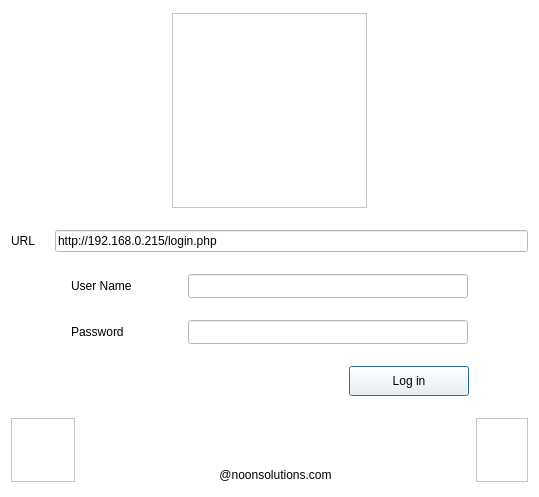
<?xml version="1.0" encoding="UTF-8"?>
<ui version="4.0">
 <class>Dialog</class>
 <widget class="QDialog" name="Dialog">
  <property name="geometry">
   <rect>
    <x>0</x>
    <y>0</y>
    <width>539</width>
    <height>497</height>
   </rect>
  </property>
  <property name="palette">
   <palette>
    <active>
     <colorrole role="WindowText">
      <brush brushstyle="SolidPattern">
       <color alpha="255">
        <red>0</red>
        <green>0</green>
        <blue>0</blue>
       </color>
      </brush>
     </colorrole>
     <colorrole role="Button">
      <brush brushstyle="SolidPattern">
       <color alpha="255">
        <red>255</red>
        <green>255</green>
        <blue>255</blue>
       </color>
      </brush>
     </colorrole>
     <colorrole role="Light">
      <brush brushstyle="SolidPattern">
       <color alpha="255">
        <red>255</red>
        <green>255</green>
        <blue>255</blue>
       </color>
      </brush>
     </colorrole>
     <colorrole role="Midlight">
      <brush brushstyle="SolidPattern">
       <color alpha="255">
        <red>255</red>
        <green>255</green>
        <blue>255</blue>
       </color>
      </brush>
     </colorrole>
     <colorrole role="Dark">
      <brush brushstyle="SolidPattern">
       <color alpha="255">
        <red>127</red>
        <green>127</green>
        <blue>127</blue>
       </color>
      </brush>
     </colorrole>
     <colorrole role="Mid">
      <brush brushstyle="SolidPattern">
       <color alpha="255">
        <red>170</red>
        <green>170</green>
        <blue>170</blue>
       </color>
      </brush>
     </colorrole>
     <colorrole role="Text">
      <brush brushstyle="SolidPattern">
       <color alpha="255">
        <red>0</red>
        <green>0</green>
        <blue>0</blue>
       </color>
      </brush>
     </colorrole>
     <colorrole role="BrightText">
      <brush brushstyle="SolidPattern">
       <color alpha="255">
        <red>255</red>
        <green>255</green>
        <blue>255</blue>
       </color>
      </brush>
     </colorrole>
     <colorrole role="ButtonText">
      <brush brushstyle="SolidPattern">
       <color alpha="255">
        <red>0</red>
        <green>0</green>
        <blue>0</blue>
       </color>
      </brush>
     </colorrole>
     <colorrole role="Base">
      <brush brushstyle="SolidPattern">
       <color alpha="255">
        <red>255</red>
        <green>255</green>
        <blue>255</blue>
       </color>
      </brush>
     </colorrole>
     <colorrole role="Window">
      <brush brushstyle="SolidPattern">
       <color alpha="255">
        <red>255</red>
        <green>255</green>
        <blue>255</blue>
       </color>
      </brush>
     </colorrole>
     <colorrole role="Shadow">
      <brush brushstyle="SolidPattern">
       <color alpha="255">
        <red>0</red>
        <green>0</green>
        <blue>0</blue>
       </color>
      </brush>
     </colorrole>
     <colorrole role="AlternateBase">
      <brush brushstyle="SolidPattern">
       <color alpha="255">
        <red>255</red>
        <green>255</green>
        <blue>255</blue>
       </color>
      </brush>
     </colorrole>
     <colorrole role="ToolTipBase">
      <brush brushstyle="SolidPattern">
       <color alpha="255">
        <red>255</red>
        <green>255</green>
        <blue>220</blue>
       </color>
      </brush>
     </colorrole>
     <colorrole role="ToolTipText">
      <brush brushstyle="SolidPattern">
       <color alpha="255">
        <red>0</red>
        <green>0</green>
        <blue>0</blue>
       </color>
      </brush>
     </colorrole>
    </active>
    <inactive>
     <colorrole role="WindowText">
      <brush brushstyle="SolidPattern">
       <color alpha="255">
        <red>0</red>
        <green>0</green>
        <blue>0</blue>
       </color>
      </brush>
     </colorrole>
     <colorrole role="Button">
      <brush brushstyle="SolidPattern">
       <color alpha="255">
        <red>255</red>
        <green>255</green>
        <blue>255</blue>
       </color>
      </brush>
     </colorrole>
     <colorrole role="Light">
      <brush brushstyle="SolidPattern">
       <color alpha="255">
        <red>255</red>
        <green>255</green>
        <blue>255</blue>
       </color>
      </brush>
     </colorrole>
     <colorrole role="Midlight">
      <brush brushstyle="SolidPattern">
       <color alpha="255">
        <red>255</red>
        <green>255</green>
        <blue>255</blue>
       </color>
      </brush>
     </colorrole>
     <colorrole role="Dark">
      <brush brushstyle="SolidPattern">
       <color alpha="255">
        <red>127</red>
        <green>127</green>
        <blue>127</blue>
       </color>
      </brush>
     </colorrole>
     <colorrole role="Mid">
      <brush brushstyle="SolidPattern">
       <color alpha="255">
        <red>170</red>
        <green>170</green>
        <blue>170</blue>
       </color>
      </brush>
     </colorrole>
     <colorrole role="Text">
      <brush brushstyle="SolidPattern">
       <color alpha="255">
        <red>0</red>
        <green>0</green>
        <blue>0</blue>
       </color>
      </brush>
     </colorrole>
     <colorrole role="BrightText">
      <brush brushstyle="SolidPattern">
       <color alpha="255">
        <red>255</red>
        <green>255</green>
        <blue>255</blue>
       </color>
      </brush>
     </colorrole>
     <colorrole role="ButtonText">
      <brush brushstyle="SolidPattern">
       <color alpha="255">
        <red>0</red>
        <green>0</green>
        <blue>0</blue>
       </color>
      </brush>
     </colorrole>
     <colorrole role="Base">
      <brush brushstyle="SolidPattern">
       <color alpha="255">
        <red>255</red>
        <green>255</green>
        <blue>255</blue>
       </color>
      </brush>
     </colorrole>
     <colorrole role="Window">
      <brush brushstyle="SolidPattern">
       <color alpha="255">
        <red>255</red>
        <green>255</green>
        <blue>255</blue>
       </color>
      </brush>
     </colorrole>
     <colorrole role="Shadow">
      <brush brushstyle="SolidPattern">
       <color alpha="255">
        <red>0</red>
        <green>0</green>
        <blue>0</blue>
       </color>
      </brush>
     </colorrole>
     <colorrole role="AlternateBase">
      <brush brushstyle="SolidPattern">
       <color alpha="255">
        <red>255</red>
        <green>255</green>
        <blue>255</blue>
       </color>
      </brush>
     </colorrole>
     <colorrole role="ToolTipBase">
      <brush brushstyle="SolidPattern">
       <color alpha="255">
        <red>255</red>
        <green>255</green>
        <blue>220</blue>
       </color>
      </brush>
     </colorrole>
     <colorrole role="ToolTipText">
      <brush brushstyle="SolidPattern">
       <color alpha="255">
        <red>0</red>
        <green>0</green>
        <blue>0</blue>
       </color>
      </brush>
     </colorrole>
    </inactive>
    <disabled>
     <colorrole role="WindowText">
      <brush brushstyle="SolidPattern">
       <color alpha="255">
        <red>127</red>
        <green>127</green>
        <blue>127</blue>
       </color>
      </brush>
     </colorrole>
     <colorrole role="Button">
      <brush brushstyle="SolidPattern">
       <color alpha="255">
        <red>255</red>
        <green>255</green>
        <blue>255</blue>
       </color>
      </brush>
     </colorrole>
     <colorrole role="Light">
      <brush brushstyle="SolidPattern">
       <color alpha="255">
        <red>255</red>
        <green>255</green>
        <blue>255</blue>
       </color>
      </brush>
     </colorrole>
     <colorrole role="Midlight">
      <brush brushstyle="SolidPattern">
       <color alpha="255">
        <red>255</red>
        <green>255</green>
        <blue>255</blue>
       </color>
      </brush>
     </colorrole>
     <colorrole role="Dark">
      <brush brushstyle="SolidPattern">
       <color alpha="255">
        <red>127</red>
        <green>127</green>
        <blue>127</blue>
       </color>
      </brush>
     </colorrole>
     <colorrole role="Mid">
      <brush brushstyle="SolidPattern">
       <color alpha="255">
        <red>170</red>
        <green>170</green>
        <blue>170</blue>
       </color>
      </brush>
     </colorrole>
     <colorrole role="Text">
      <brush brushstyle="SolidPattern">
       <color alpha="255">
        <red>127</red>
        <green>127</green>
        <blue>127</blue>
       </color>
      </brush>
     </colorrole>
     <colorrole role="BrightText">
      <brush brushstyle="SolidPattern">
       <color alpha="255">
        <red>255</red>
        <green>255</green>
        <blue>255</blue>
       </color>
      </brush>
     </colorrole>
     <colorrole role="ButtonText">
      <brush brushstyle="SolidPattern">
       <color alpha="255">
        <red>127</red>
        <green>127</green>
        <blue>127</blue>
       </color>
      </brush>
     </colorrole>
     <colorrole role="Base">
      <brush brushstyle="SolidPattern">
       <color alpha="255">
        <red>255</red>
        <green>255</green>
        <blue>255</blue>
       </color>
      </brush>
     </colorrole>
     <colorrole role="Window">
      <brush brushstyle="SolidPattern">
       <color alpha="255">
        <red>255</red>
        <green>255</green>
        <blue>255</blue>
       </color>
      </brush>
     </colorrole>
     <colorrole role="Shadow">
      <brush brushstyle="SolidPattern">
       <color alpha="255">
        <red>0</red>
        <green>0</green>
        <blue>0</blue>
       </color>
      </brush>
     </colorrole>
     <colorrole role="AlternateBase">
      <brush brushstyle="SolidPattern">
       <color alpha="255">
        <red>255</red>
        <green>255</green>
        <blue>255</blue>
       </color>
      </brush>
     </colorrole>
     <colorrole role="ToolTipBase">
      <brush brushstyle="SolidPattern">
       <color alpha="255">
        <red>255</red>
        <green>255</green>
        <blue>220</blue>
       </color>
      </brush>
     </colorrole>
     <colorrole role="ToolTipText">
      <brush brushstyle="SolidPattern">
       <color alpha="255">
        <red>0</red>
        <green>0</green>
        <blue>0</blue>
       </color>
      </brush>
     </colorrole>
    </disabled>
   </palette>
  </property>
  <property name="windowTitle">
   <string>Dialog</string>
  </property>
  <property name="sizeGripEnabled">
   <bool>false</bool>
  </property>
  <layout class="QVBoxLayout" name="verticalLayout">
   <property name="spacing">
    <number>20</number>
   </property>
   <item>
    <layout class="QHBoxLayout" name="horizontalLayout">
     <item>
      <widget class="QFrame" name="frame">
       <property name="sizePolicy">
        <sizepolicy hsizetype="Fixed" vsizetype="Fixed">
         <horstretch>0</horstretch>
         <verstretch>0</verstretch>
        </sizepolicy>
       </property>
       <property name="minimumSize">
        <size>
         <width>195</width>
         <height>195</height>
        </size>
       </property>
       <property name="styleSheet">
        <string notr="true">border-image: url(:/plugin/logo_241.png);</string>
       </property>
       <property name="frameShape">
        <enum>QFrame::StyledPanel</enum>
       </property>
       <property name="frameShadow">
        <enum>QFrame::Raised</enum>
       </property>
      </widget>
     </item>
    </layout>
   </item>
   <item>
    <layout class="QHBoxLayout" name="horizontalLayout_6">
     <item>
      <widget class="QLabel" name="label_url">
       <property name="text">
        <string>URL</string>
       </property>
      </widget>
     </item>
     <item>
      <widget class="QLineEdit" name="lineEdit_url">
       <property name="text">
        <string>http://192.168.0.215/login.php</string>
       </property>
      </widget>
     </item>
    </layout>
   </item>
   <item>
    <layout class="QHBoxLayout" name="horizontalLayout_2">
     <property name="spacing">
      <number>20</number>
     </property>
     <item>
      <spacer name="horizontalSpacer_2">
       <property name="orientation">
        <enum>Qt::Horizontal</enum>
       </property>
       <property name="sizeType">
        <enum>QSizePolicy::Fixed</enum>
       </property>
       <property name="sizeHint" stdset="0">
        <size>
         <width>60</width>
         <height>20</height>
        </size>
       </property>
      </spacer>
     </item>
     <item>
      <widget class="QLabel" name="label">
       <property name="text">
        <string>User Name</string>
       </property>
      </widget>
     </item>
     <item>
      <widget class="QLineEdit" name="lineEdit">
       <property name="sizePolicy">
        <sizepolicy hsizetype="Fixed" vsizetype="Fixed">
         <horstretch>0</horstretch>
         <verstretch>0</verstretch>
        </sizepolicy>
       </property>
       <property name="minimumSize">
        <size>
         <width>280</width>
         <height>24</height>
        </size>
       </property>
      </widget>
     </item>
     <item>
      <spacer name="horizontalSpacer_3">
       <property name="orientation">
        <enum>Qt::Horizontal</enum>
       </property>
       <property name="sizeType">
        <enum>QSizePolicy::Fixed</enum>
       </property>
       <property name="sizeHint" stdset="0">
        <size>
         <width>60</width>
         <height>20</height>
        </size>
       </property>
      </spacer>
     </item>
    </layout>
   </item>
   <item>
    <layout class="QHBoxLayout" name="horizontalLayout_3">
     <property name="spacing">
      <number>20</number>
     </property>
     <item>
      <spacer name="horizontalSpacer_4">
       <property name="orientation">
        <enum>Qt::Horizontal</enum>
       </property>
       <property name="sizeType">
        <enum>QSizePolicy::Fixed</enum>
       </property>
       <property name="sizeHint" stdset="0">
        <size>
         <width>60</width>
         <height>20</height>
        </size>
       </property>
      </spacer>
     </item>
     <item>
      <widget class="QLabel" name="label_2">
       <property name="text">
        <string>Password  </string>
       </property>
      </widget>
     </item>
     <item>
      <widget class="QLineEdit" name="lineEdit_2">
       <property name="sizePolicy">
        <sizepolicy hsizetype="Fixed" vsizetype="Fixed">
         <horstretch>0</horstretch>
         <verstretch>0</verstretch>
        </sizepolicy>
       </property>
       <property name="minimumSize">
        <size>
         <width>280</width>
         <height>24</height>
        </size>
       </property>
       <property name="echoMode">
        <enum>QLineEdit::Password</enum>
       </property>
      </widget>
     </item>
     <item>
      <spacer name="horizontalSpacer_5">
       <property name="orientation">
        <enum>Qt::Horizontal</enum>
       </property>
       <property name="sizeType">
        <enum>QSizePolicy::Fixed</enum>
       </property>
       <property name="sizeHint" stdset="0">
        <size>
         <width>60</width>
         <height>20</height>
        </size>
       </property>
      </spacer>
     </item>
    </layout>
   </item>
   <item>
    <layout class="QHBoxLayout" name="horizontalLayout_4">
     <item>
      <spacer name="horizontalSpacer">
       <property name="orientation">
        <enum>Qt::Horizontal</enum>
       </property>
       <property name="sizeType">
        <enum>QSizePolicy::Fixed</enum>
       </property>
       <property name="sizeHint" stdset="0">
        <size>
         <width>280</width>
         <height>20</height>
        </size>
       </property>
      </spacer>
     </item>
     <item>
      <widget class="QPushButton" name="pushButton">
       <property name="enabled">
        <bool>true</bool>
       </property>
       <property name="sizePolicy">
        <sizepolicy hsizetype="Fixed" vsizetype="Fixed">
         <horstretch>0</horstretch>
         <verstretch>0</verstretch>
        </sizepolicy>
       </property>
       <property name="minimumSize">
        <size>
         <width>120</width>
         <height>30</height>
        </size>
       </property>
       <property name="layoutDirection">
        <enum>Qt::LeftToRight</enum>
       </property>
       <property name="text">
        <string>Log in</string>
       </property>
       <property name="flat">
        <bool>false</bool>
       </property>
      </widget>
     </item>
    </layout>
   </item>
   <item>
    <layout class="QHBoxLayout" name="horizontalLayout_5">
     <item>
      <widget class="QFrame" name="frame_2">
       <property name="sizePolicy">
        <sizepolicy hsizetype="Fixed" vsizetype="Fixed">
         <horstretch>0</horstretch>
         <verstretch>0</verstretch>
        </sizepolicy>
       </property>
       <property name="minimumSize">
        <size>
         <width>64</width>
         <height>64</height>
        </size>
       </property>
       <property name="styleSheet">
        <string notr="true">border-image: url(:/plugin/itida_safeimage.png);
border-image: url(:/plugin/itida_safeimage.png);</string>
       </property>
       <property name="frameShape">
        <enum>QFrame::StyledPanel</enum>
       </property>
       <property name="frameShadow">
        <enum>QFrame::Raised</enum>
       </property>
      </widget>
     </item>
     <item>
      <widget class="QLabel" name="label_3">
       <property name="text">
        <string>@noonsolutions.com</string>
       </property>
       <property name="alignment">
        <set>Qt::AlignBottom|Qt::AlignHCenter</set>
       </property>
       <property name="margin">
        <number>8</number>
       </property>
      </widget>
     </item>
     <item>
      <widget class="QFrame" name="frame_3">
       <property name="sizePolicy">
        <sizepolicy hsizetype="Fixed" vsizetype="Fixed">
         <horstretch>0</horstretch>
         <verstretch>0</verstretch>
        </sizepolicy>
       </property>
       <property name="minimumSize">
        <size>
         <width>52</width>
         <height>64</height>
        </size>
       </property>
       <property name="styleSheet">
        <string notr="true">border-image: url(:/plugin/logo_Noon_Solutions.jpg);</string>
       </property>
       <property name="frameShape">
        <enum>QFrame::StyledPanel</enum>
       </property>
       <property name="frameShadow">
        <enum>QFrame::Raised</enum>
       </property>
      </widget>
     </item>
    </layout>
   </item>
  </layout>
 </widget>
 <resources>
  <include location="resources.qrc"/>
 </resources>
 <connections/>
</ui>
